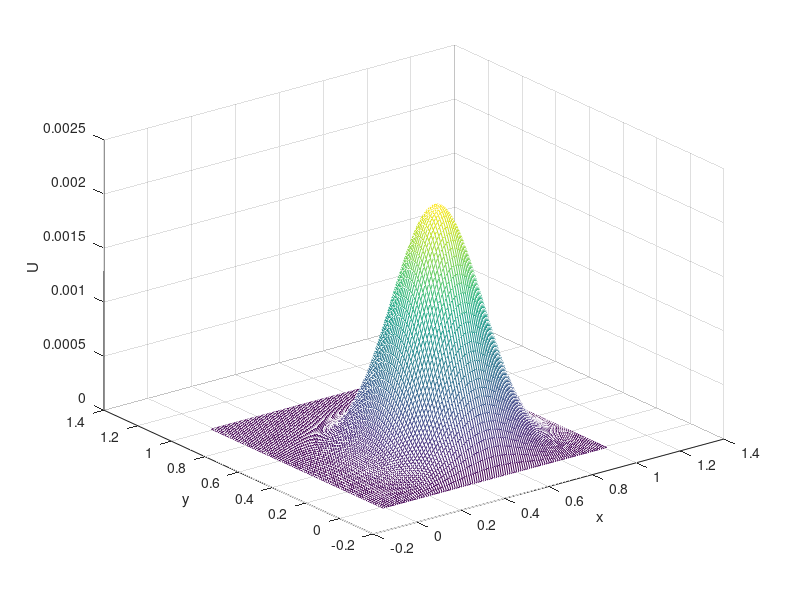

This figure's MATLAB source:
% Problem 5

clear all
close all
clc

% Create grid points
h0 = 1E-2;
xMin = 0;
xMax = 1;
yMin = 0;
yMax = 1;

plotProgress = 1;
maxIterations = 100;

deltaX = h0;
deltaY = h0;

xVec = xMin - deltaX : deltaX : xMax + deltaX;
yVec = yMin - deltaY : deltaY : yMax + deltaY;


[x, y] = meshgrid( xVec, yVec );

% Define forcing and boundary condition functions
f = -1.*exp( -(20./(xMax - xMin)).*(x-1./2).^2 - (20./(yMax - yMin)).*(y-1./3).^2 );

% Initialize U
U = 0.*f;

% Let's keep it simple and say U = 0 on the boundaries
U( :, 1 ) = 0;
U( :, end ) = 0;
U( 1, : ) = 0;
U( end, : ) = 0;

% Create the FD matrix
Nx = length( xVec );
Ny = length( yVec );
j = 2 : Nx - 1;
k = 2 : Ny - 1;

% Iterate U at current resolution
numIterations = 0;
while numIterations < maxIterations
    
    % Store old U
    Uold = U;
    
    % Update with Jacobi method
    U(j, k) = ...
        ( ...
        ( Uold( j - 1, k ) + Uold( j + 1, k ) ).*deltaX.^(2) + ...
        ( Uold( j, k - 1 ) + Uold( j, k + 1 ) ).*deltaY.^(2) - ...
        deltaX.^(2).*deltaY.^(2).*f( j, k ) ...
        ) ...
        ./ ...
        ( 2.*( deltaX.^(2) + deltaY.^(2) ) );
    
    
    % Plot progress
    if plotProgress
        figure(1)
        mesh( x, y, U );
        shading flat;
        xlabel( 'x' );
        ylabel( 'y' );
        title( ['Iteration ', num2str(numIterations) ] );
                drawnow();
    end
    
    % Increment
    numIterations = numIterations + 1;
    
end

% Plot final solution
mesh(x, y, U);
xlabel( 'x' );
ylabel( 'y' );
zlabel( 'U' );



